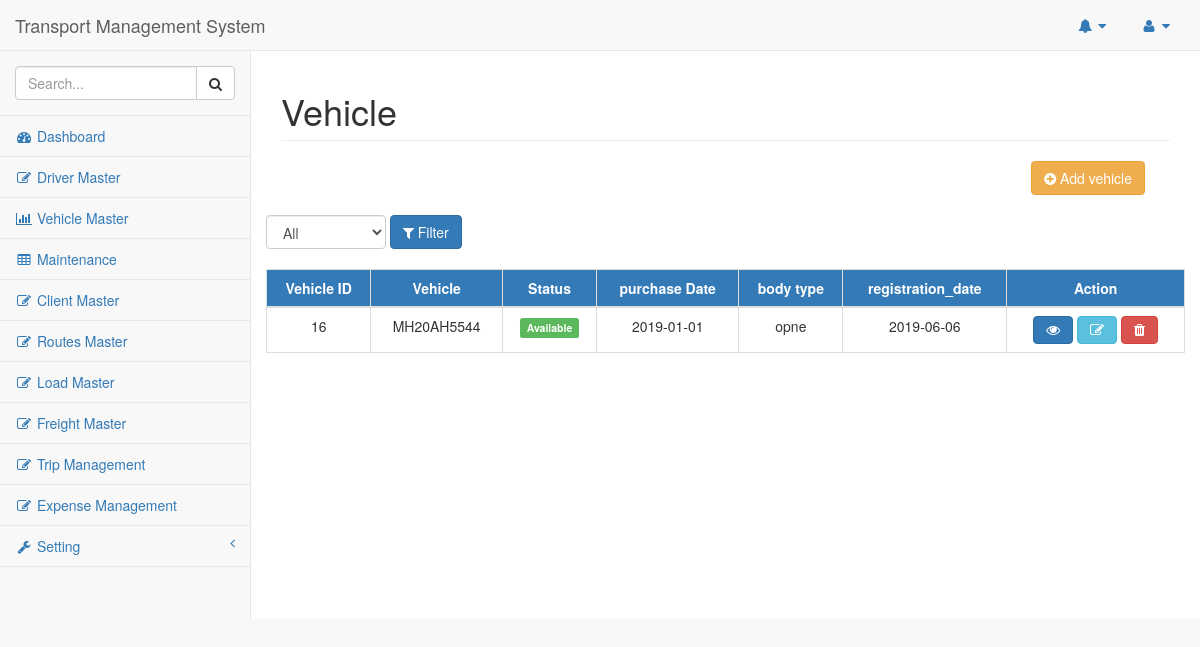
Page /index.php/vehicle on the earlier database version.
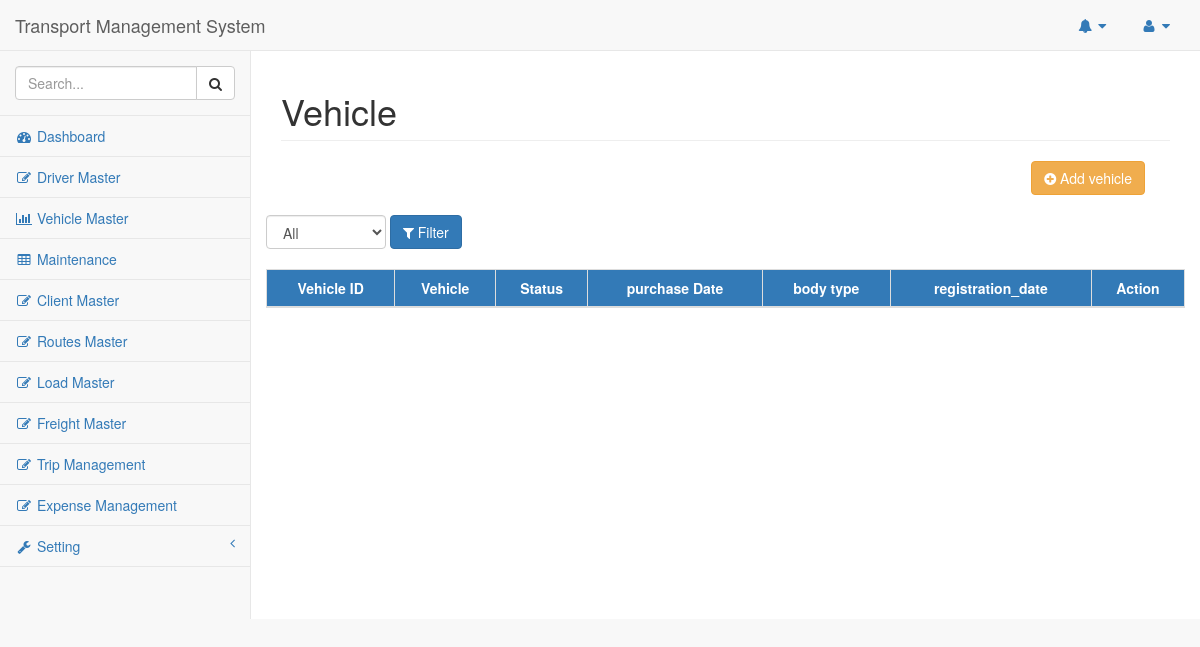
Same page on the later database version.
### tables this page shows
CREATE TABLE `vehicle` (
  `vehicle_id` int(11) NOT NULL,
  `vehicle_expected_average` int(11) NOT NULL DEFAULT '0',
  `vehicle_owner_name` varchar(50) NOT NULL,
  `vehicle_purchase_date` date DEFAULT NULL,
  `vehicle_engine_no` varchar(25) NOT NULL,
  `vehicle_class` varchar(20) NOT NULL,
  `vehicle_body_type` varchar(20) NOT NULL,
  `vehicle_maker` varchar(20) NOT NULL,
  `vehicle_maker_model` varchar(30) NOT NULL,
  `vehicle_laden_wt` int(11) NOT NULL,
  `vehicle_unladen_wt` double NOT NULL,
  `vehicle_category` varchar(30) NOT NULL,
  `vehicle_weight` int(11) NOT NULL,
  `vehicle_seating_capacity` int(11) NOT NULL,
  `vehicle_manufacture_year` date DEFAULT NULL,
  `vehicle_chassis_no` varchar(30) NOT NULL,
  `vehicle_registration_date` date DEFAULT NULL,
  `vehicle_number` varchar(10) NOT NULL,
  `vehicle_current_reading` double NOT NULL,
  `vehicle_type` varchar(30) NOT NULL,
  `vehicle_tyres` int(11) NOT NULL,
  `vehicle_status` int(11) NOT NULL DEFAULT '1' COMMENT '0 = deactive 1 = free 2 = running'
);

### application/helpers/genral_helper.php (called while the page is built, shortened)
<?php
function template($ctx,$page = "templates/error_404",$vers = array())
{
		$ctx->load->view('templates/header');
		$ctx->load->view($page,$vers);
}

### application/controllers/Vehicle.php (called while the page is built, shortened)
<?php
class Vehicle extends CI_Controller {
	public function index()
	{
        template($this, 'vehicle');
	}
}

### index.php (called while the page is built, shortened)
<?php
require_once BASEPATH.'core/CodeIgniter.php';

### application/models/Vehicle_model.php (called while the page is built, shortened)
<?php
class Vehicle_model extends CI_Model
{
    public function get_vehicle_details($filter)
    {
        $this->db->select('vehicle.vehicle_id,vehicle.vehicle_number,vehicle.vehicle_purchase_date,vehicle.vehicle_status,vehicle_body_type,vehicle_registration_date');
        if ($filter == 1 || $filter == 2 || $filter == 0) {
            $this->db->where('vehicle_status =', $filter);
        }
        $query = $this->db->get('vehicle');
        return $query->result();
    }
}

### application/views/vehicle.php (the view, shortened to what the changed rows need)
<body>
    <div id="wrapper">
        <div id="page-wrapper">
            <div class="row">
                <div class="col-lg-12">
                    <h1 class="page-header">Vehicle</h1>
                </div>
            </div>
            <br>
            <div class="row">
                <br/>
                            <div class="card-body">
                                <div class="table-responsive">
                                    <table class="table table-bordered table-hover text-center" id="dataTable">
                                        <thead class="bg-primary text-center">
                                            <tr>
                                                <th class="text-center">Vehicle ID</th>
                                                <th class="text-center">Vehicle</th>
                                                <th class="text-center">Status</th>
                                                <th class="text-center">purchase Date</th>
                                                <th class="text-center">body type</th>
                                                <th class="text-center">registration_date</th>
                                                <th class="text-center">Action</th>
                                            </tr>
                                        </thead>
                                        <tbody>
                                            <?php
                                            $filter = 1;
                                            $data = $this->vehicle_model->get_vehicle_details($filter);
                                            foreach ($data as $value) {
                                                if ($value->vehicle_status == 1) {
                                                    $status = '<span class="label label-success">Available</span>';
                                                    $delete_btn = '<button data-toggle="tooltip" data-placement="top" title="Delete" id="delete" class="btn btn-danger fa fa-trash"></button>';
                                                }elseif ($value->vehicle_status == 2) {
                                                    $status = '<span class="label label-warning">Running</span>';
                                                    $delete_btn = '<button class="btn btn-danger fa fa-trash" disabled=""></button>';
                                                }elseif ($value->vehicle_status == 0) {
                                                    $status = '<span class="label label-danger">Deactivated</span>';
                                                    $delete_btn = '<button class="btn btn-success fa fa-recycle" id="reactive"></button>';
                                                }
                                            echo '<tr>
                                                <td>'.$value->vehicle_id.'</td>
                                                <td>'.$value->vehicle_number.'</td>
                                                <td>'.$status.'</td>
                                                <td>'.$value->vehicle_purchase_date.'</td>
                                                <td>'.$value->vehicle_body_type.'</td>
                                                <td>'.$value->vehicle_registration_date.'</td>
                                                <td value="'.$value->vehicle_id.'">
                                                    <a  class="btn btn-primary fa fa-eye"  data-toggle="modal" id="vehicle_info" data-toggle="tooltip" data-placement="down" title="Update"></a>
                                                    <a  class="btn btn-info fa fa-edit"  data-toggle="modal" id="show_update_vform" data-toggle="tooltip" data-placement="down" title="Update"></a>
                                                    '.$delete_btn.'
                                                </td>
                                            </tr>';
                                            }
                                            ?>
                                        </tbody>
                                    </table>
                                </div>
                            </div>
                        </div>
                    </div>
                </div>
            </body>

Differences in the rows shown:
removed vehicle: vehicle_id "16", vehicle_number "MH20AH5544", vehicle_status "Available", vehicle_purchase_date "2019-01-01", vehicle_body_type "opne", vehicle_registration_date "2019-06-06"
